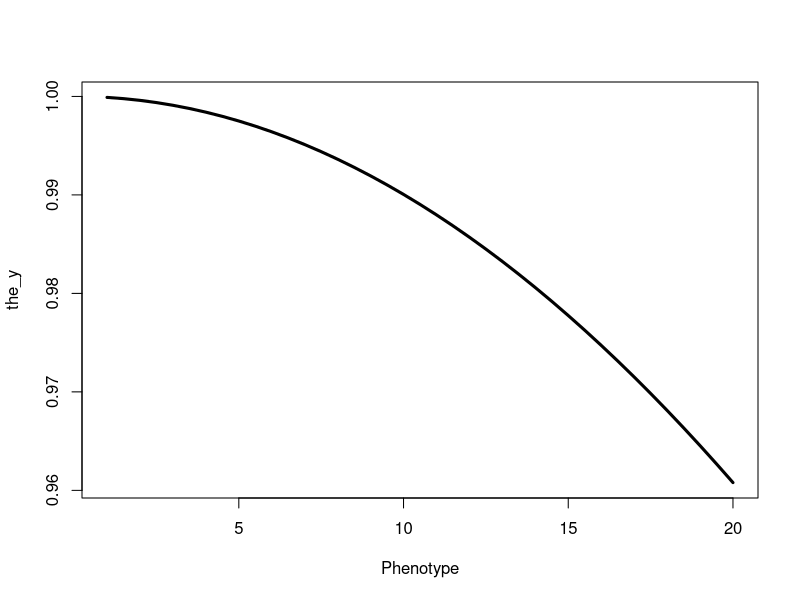
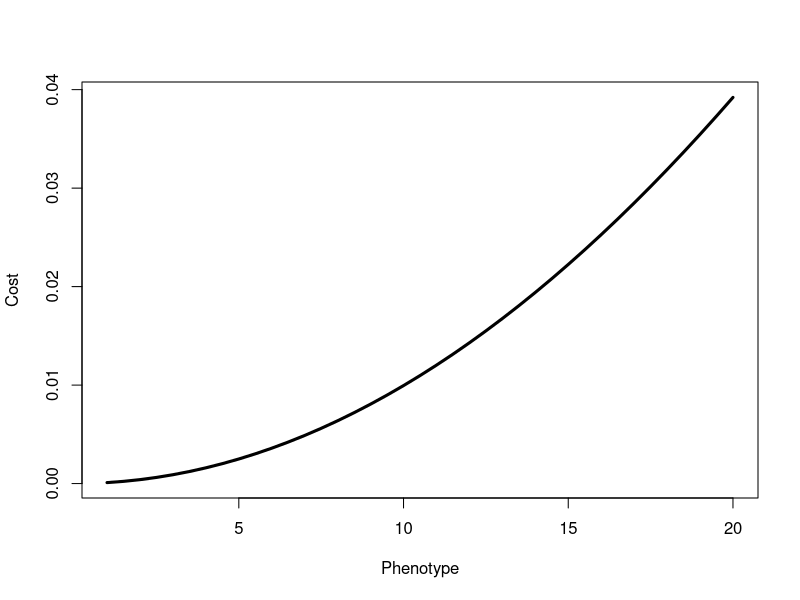

Here is the R script that generated these plots, in order: (Note: this script raises an error after producing the figures.)
## ---- chunk 1
knitr::opts_chunk$set(echo = TRUE)
## ---- chunk 2
setCOST=100
Phenotype= seq(1, 20, 0.5)
the_y = exp(-(Phenotype/setCOST)^2)

plot(Phenotype, the_y, type="l", lwd=3)


Phenotype= seq(1, 20, 0.5)
Cost = 1-exp(-(Phenotype/setCOST)^2)

plot(Phenotype, Cost, type="l", lwd=3)
#how to change this to the probably of survival

## ---- chunk 3

min_gen=100
max_gen=20000
rep=0
unique(GA1_long_file$snake_mu_rate)
ggplot(GA1_long_file[ which(GA1_long_file$generation>=min_gen & GA1_long_file$generation<=max_gen & GA1_long_file$rep==rep & GA1_long_file$snake_mu_rate=="1.0e-10" & GA1_long_file$newt_mu_rate=="1.0e-10"),]) +
    #facet_wrap(~sim)+
    geom_line(aes(generation, dif, col="dif"), size=1 )+
    ggtitle("test", subtitle = paste0(" From ", min_gen, " gen to ", max_gen, " gen")) +
    geom_line(aes(generation, Snake_mean_Pheno, color="Snake_mean_Pheno"), size=1 )+
    geom_line(aes(generation, Newt_mean_Pheno, color="Newt_mean_Pheno"), size=1 )+
    geom_hline(yintercept=0, linetype="dashed", color="gray54", size=1 )+
    ylim(-5,8)+
    #xlab(x_label) + ylab(y_label)+
    scale_color_manual(name = "Type",
values = c( "Snake_mean_Pheno" = "steelblue", "Newt_mean_Pheno" = "darkred", "dif" = "black"),
labels = c("Snake", "Newt", "Dif"))+
    theme_bw() + theme(axis.text.x = element_text(angle = 45, hjust=1, size = 8), legend.position="none",
                      strip.background = element_blank(), strip.text.x = element_blank(),
                      title =element_text(size=8, face='bold'), axis.title.x = element_blank(),
                      axis.title.y = element_blank())
# ggsave(
#   "~/Desktop/newt_snake_coevo_example.pdf",
#   plot = last_plot(),
#   scale = 1,
#   width = 7,
#   height = 5,
#   #units = c("in"),
#   dpi = 300,
#   limitsize = TRUE,
#   bg = NULL,
# )

title="Snake-Newt Winning Hist"
subt="Gen 16sims"
y_label="Count"
x_label="Snake-Newt Phenotype/100 (green) & Snake-Newt Popsize (purple)"
min_gen=5000
max_gen=15000

GA1_long_file$snake_GA<-paste0(GA1_long_file$snake_mu_rate, "_", GA1_long_file$snake_mu_effect_sd)
  GA1_long_file$newt_GA<-paste0(GA1_long_file$newt_mu_rate, "_", GA1_long_file$newt_mu_effect_sd)
  
  GA1_fig_file<-GA1_long_file[ which(GA1_long_file$generation>=min_gen & GA1_long_file$generation<=max_gen),]
  
  thepopmin <- min(GA1_fig_file$Snake_pop_size-GA1_fig_file$Newt_pop_size)/100 
  thepopmax <- max(GA1_fig_file$Snake_pop_size-GA1_fig_file$Newt_pop_size)/100
  thedifmin <- min(GA1_fig_file$dif) 
  thedifmax <- max(GA1_fig_file$dif)
  true_max <- max(abs(thepopmin), abs(thepopmax),abs(thedifmin), abs(thedifmax))

  data_points <- nrow(GA1_fig_file[which(GA1_fig_file$generation>=min_gen & GA1_fig_file$generation<=max_gen  &  GA1_fig_file$snake_GA==GA1_fig_file$snake_GA[1] &  GA1_fig_file$newt_GA==GA1_fig_file$newt_GA[1]),])
  print(data_points)
  GA1_fig_file$dif_pop<- GA1_fig_file$Snake_pop_size - GA1_fig_file$Newt_pop_size
  
ggplot(GA1_fig_file) +
  
  ggtitle(title, subtitle = paste0(subt, " From ", min_gen, " gen to ", max_gen, " gen")) +
  xlab(x_label) + ylab(y_label)+
  geom_histogram(aes(x=dif, y=..count../data_points), fill="#8B008B",  alpha = 0.65, bins = 20)+
  geom_histogram(aes(x=(dif_pop)/100, y=..count../data_points), fill="#008B00",  alpha = 0.65, bins = 20)+
  scale_y_continuous(labels = scales::percent)+
#limits=c(0, .6)
  # y=as.numeric(Snake_pop_size-Newt_pop_size), color = snake_GA, shape = factor(newt_GA)
  #paste0(snake_mu_rate, "_", snake_mu_effect_sd), shape = paste0(newt_mu_rate, "_", newt_mu_effect_sd), group=T)
  theme(plot.title = element_text(size=5)) +
  #scale_colour_gradient2(high = "steelblue", mid = "beige", low = "darkred")+
  #labs(colour = color_label) +
  facet_wrap(~sim)+
  geom_vline(xintercept = 0)+
  theme_bw() +  theme(axis.text.x = element_text(angle = 45, hjust=1, size = 8), 
                      #strip.background = element_blank(), 
                      strip.text.x = element_blank(), 
                      #panel.grid.major = element_blank(), 
                      #panel.grid.minor = element_blank(),
                      #panel.background = element_blank(), 
                      axis.line = element_line(colour = "black"))


ggsave(
  "~/Desktop/newt_snake_hist.pdf",
  plot = last_plot(),
  scale = 1,
  width = 14,
  height = 6,
  #units = c("in"),
  dpi = 300,
  limitsize = TRUE,
  bg = NULL,
)

title="Snake-Newt Winning Hist"
subt="Gen 16sims"
y_label="Count"
x_label="Snake-Newt Phenotype/100 (green) & Snake-Newt Popsize (purple)"
min_gen=85000
max_gen=100000

GA1_long_file$snake_GA<-paste0(GA1_long_file$snake_mu_rate, "_", GA1_long_file$snake_mu_effect_sd)
  GA1_long_file$newt_GA<-paste0(GA1_long_file$newt_mu_rate, "_", GA1_long_file$newt_mu_effect_sd)
  
  GA1_fig_file<-GA1_long_file[ which(GA1_long_file$generation>=min_gen & GA1_long_file$generation<=max_gen),]
  
  thepopmin <- min(GA1_fig_file$Snake_pop_size-GA1_fig_file$Newt_pop_size)/100 
  thepopmax <- max(GA1_fig_file$Snake_pop_size-GA1_fig_file$Newt_pop_size)/100
  thedifmin <- min(GA1_fig_file$dif) 
  thedifmax <- max(GA1_fig_file$dif)
  true_max <- max(abs(thepopmin), abs(thepopmax),abs(thedifmin), abs(thedifmax))

  data_points <- nrow(GA1_fig_file[which(GA1_fig_file$generation>=min_gen & GA1_fig_file$generation<=max_gen  &  GA1_fig_file$snake_GA==GA1_fig_file$snake_GA[1] &  GA1_fig_file$newt_GA==GA1_fig_file$newt_GA[1]),])
  print(data_points)
ggplot(GA1_fig_file) +
  
  ggtitle(title, subtitle = paste0(subt, " From ", min_gen, " gen to ", max_gen, " gen")) +
  xlab(x_label) + ylab(y_label)+
  geom_histogram(aes(x=dif, y=..count../data_points), fill="#8B008B",  alpha = 0.65, bins = 20)+
  geom_histogram(aes(x=(Snake_pop_size-Newt_pop_size)/100, y=..count../data_points), fill="#008B00",  alpha = 0.65, bins = 20)+
  scale_y_continuous(labels = scales::percent)+
  #xlim((-1*true_max)-1, true_max+1)+
  # y=as.numeric(Snake_pop_size-Newt_pop_size), color = snake_GA, shape = factor(newt_GA)
  #paste0(snake_mu_rate, "_", snake_mu_effect_sd), shape = paste0(newt_mu_rate, "_", newt_mu_effect_sd), group=T)
  theme(plot.title = element_text(size=5)) +
  #scale_colour_gradient2(high = "steelblue", mid = "beige", low = "darkred")+
  #labs(colour = color_label) +
  facet_wrap(~sim)+
  geom_vline(xintercept = 0)+
  theme_bw() +  theme(axis.text.x = element_text(angle = 45, hjust=1, size = 8), 
                      #strip.background = element_blank(), 
                      strip.text.x = element_blank(), 
                      #panel.grid.major = element_blank(), 
                      #panel.grid.minor = element_blank(),
                      #panel.background = element_blank(), 
                      axis.line = element_line(colour = "black"))

ggsave(
  "~/Desktop/newt_snake_hist_late.pdf",
  plot = last_plot(),
  scale = 1,
  width = 7,
  height = 5,
  #units = c("in"),
  dpi = 300,
  limitsize = TRUE,
  bg = NULL,
)

fakedata<-as.data.frame(rnorm(1000,0, 2))

ggplot(fakedata) +
  ggtitle("Phenotype Dif")+
geom_histogram(aes(x=`rnorm(1000, 0, 2)`), fill="#8B008B",  alpha = 0.65, bins = 20)+
theme_bw() +  theme(axis.text.x = element_text(angle = 45, hjust=1, size = 8), 
                      #strip.background = element_blank(), 
                      strip.text.x = element_blank(), 
                      #panel.grid.major = element_blank(), 
                      #panel.grid.minor = element_blank(),
                      #panel.background = element_blank(), 
                      axis.line = element_line(colour = "black"))

# ggsave(
#   "~/Desktop/hist_pheno_dif.pdf",
#   plot = last_plot(),
#   scale = 1,
#   width = 7,
#   height = 5,
#   #units = c("in"),
#   dpi = 300,
#   limitsize = TRUE,
#   bg = NULL,
# )

fakedata$popsize<-rnorm(1000,0, 4)

ggplot(fakedata) +
  ggtitle("Phenotype Dif")+
geom_histogram(aes(x=popsize), fill="#008B00",  alpha = 0.65, bins = 20)+
theme_bw() +  theme(axis.text.x = element_text(angle = 45, hjust=1, size = 8), 
                      #strip.background = element_blank(), 
                      strip.text.x = element_blank(), 
                      #panel.grid.major = element_blank(), 
                      #panel.grid.minor = element_blank(),
                      #panel.background = element_blank(), 
                      axis.line = element_line(colour = "black"))

# ggsave(
#   "~/Desktop/hist_popsize_dif.pdf",
#   plot = last_plot(),
#   scale = 1,
#   width = 7,
#   height = 5,
#   #units = c("in"),
#   dpi = 300,
#   limitsize = TRUE,
#   bg = NULL,
# )
## ---- chunk 4
min_gen=100
max_gen=6000
rep=0
pattern="1.0e-09_0.5_1.0e-10_0.05_0"
GA1_long_file$snake_GA
unique(GA1_long_file$snake_mu_rate)
ggplot(GA1_long_file[ which(GA1_long_file$generation>=min_gen & GA1_long_file$generation<=max_gen & GA1_long_file$rep==rep & GA1_long_file$snake_mu_rate=="1.0e-09" & GA1_long_file$newt_mu_rate=="1.0e-10"),]) +
    #facet_wrap(~sim)+
    ggtitle("test", subtitle = paste0(" From ", min_gen, " gen to ", max_gen, " gen")) +
    geom_line(aes(generation, Snake_mean_Pheno, color="Snake_mean_Pheno"), size=1 )+
    geom_line(aes(generation, Newt_mean_Pheno, color="Newt_mean_Pheno"), size=1 )+
    ylim(-5,8)+
    #xlab(x_label) + ylab(y_label)+
    scale_color_manual(name = "Type",
values = c( "Snake_mean_Pheno" = "steelblue", "Newt_mean_Pheno" = "darkred", "dif" = "black"),
labels = c("Snake", "Newt", "Dif"))+
    theme_bw() + theme(axis.text.x = element_text(angle = 45, hjust=1, size = 8), legend.position="none",
                      strip.background = element_blank(), strip.text.x = element_blank(),
                      title =element_text(size=8, face='bold'), axis.title.x = element_blank(),
                      axis.title.y = element_blank())

# ggsave(
#   "~/Desktop/catch_up_part1.pdf",
#   plot = last_plot(),
#   scale = 1,
#   width = 7,
#   height = 5,
#   #units = c("in"),
#   dpi = 300,
#   limitsize = TRUE,
#   bg = NULL,
# )

min_gen=4500
max_gen=85000
rep=0
pattern="1.0e-09_0.5_1.0e-10_0.05_0"
GA1_long_file$snake_GA
unique(GA1_long_file$snake_mu_rate)
ggplot(GA1_long_file[ which(GA1_long_file$generation>=min_gen & GA1_long_file$generation<=max_gen & GA1_long_file$rep==rep & GA1_long_file$snake_mu_rate=="1.0e-09" & GA1_long_file$newt_mu_rate=="1.0e-10"),]) +
    #facet_wrap(~sim)+
    ggtitle("test", subtitle = paste0(" From ", min_gen, " gen to ", max_gen, " gen")) +
    geom_line(aes(generation, Snake_mean_Pheno, color="Snake_mean_Pheno"), size=1 )+
    geom_line(aes(generation, Newt_mean_Pheno, color="Newt_mean_Pheno"), size=1 )+
    ylim(-5,8)+
    #xlab(x_label) + ylab(y_label)+
    scale_color_manual(name = "Type",
values = c( "Snake_mean_Pheno" = "steelblue", "Newt_mean_Pheno" = "darkred", "dif" = "black"),
labels = c("Snake", "Newt", "Dif"))+
    theme_bw() + theme(axis.text.x = element_text(angle = 45, hjust=1, size = 8), legend.position="none",
                      strip.background = element_blank(), strip.text.x = element_blank(),
                      title =element_text(size=8, face='bold'), axis.title.x = element_blank(),
                      axis.title.y = element_blank())

# ggsave(
#   "~/Desktop/catch_up_part2.pdf",
#   plot = last_plot(),
#   scale = 1,
#   width = 7,
#   height = 5,
#   #units = c("in"),
#   dpi = 300,
#   limitsize = TRUE,
#   bg = NULL,
# )

min_gen=80000
max_gen=99999
rep=0
pattern="1.0e-09_0.5_1.0e-10_0.05_0"
GA1_long_file$snake_GA
unique(GA1_long_file$snake_mu_rate)
ggplot(GA1_long_file[ which(GA1_long_file$generation>=min_gen & GA1_long_file$generation<=max_gen & GA1_long_file$rep==rep & GA1_long_file$snake_mu_rate=="1.0e-09" & GA1_long_file$newt_mu_rate=="1.0e-10"),]) +
    #facet_wrap(~sim)+
    ggtitle("test", subtitle = paste0(" From ", min_gen, " gen to ", max_gen, " gen")) +
    geom_line(aes(generation, Snake_mean_Pheno, color="Snake_mean_Pheno"), size=1 )+
    geom_line(aes(generation, Newt_mean_Pheno, color="Newt_mean_Pheno"), size=1 )+
    ylim(-5,8)+
    #xlab(x_label) + ylab(y_label)+
    scale_color_manual(name = "Type",
values = c( "Snake_mean_Pheno" = "steelblue", "Newt_mean_Pheno" = "darkred", "dif" = "black"),
labels = c("Snake", "Newt", "Dif"))+
    theme_bw() + theme(axis.text.x = element_text(angle = 45, hjust=1, size = 8), legend.position="none",
                      strip.background = element_blank(), strip.text.x = element_blank(),
                      title =element_text(size=8, face='bold'), axis.title.x = element_blank(),
                      axis.title.y = element_blank())

# ggsave(
#   "~/Desktop/catch_up_part3.pdf",
#   plot = last_plot(),
#   scale = 1,
#   width = 7,
#   height = 5,
#   #units = c("in"),
#   dpi = 300,
#   limitsize = TRUE,
#   bg = NULL,
# )
min_gen=100
max_gen=99999
rep=0
pattern="1.0e-09_0.5_1.0e-10_0.05_0"
GA1_long_file$snake_GA
unique(GA1_long_file$snake_mu_rate)
ggplot(GA1_long_file[ which(GA1_long_file$generation>=min_gen & GA1_long_file$generation<=max_gen & GA1_long_file$rep==rep & GA1_long_file$snake_mu_rate=="1.0e-09" & GA1_long_file$newt_mu_rate=="1.0e-10"),]) +
    #facet_wrap(~sim)+
    ggtitle("test", subtitle = paste0(" From ", min_gen, " gen to ", max_gen, " gen")) +
    geom_line(aes(generation, Snake_mean_Pheno, color="Snake_mean_Pheno"), size=1 )+
    geom_line(aes(generation, Newt_mean_Pheno, color="Newt_mean_Pheno"), size=1 )+
    #xlab(x_label) + ylab(y_label)+
    scale_color_manual(name = "Type",
values = c( "Snake_mean_Pheno" = "steelblue", "Newt_mean_Pheno" = "darkred", "dif" = "black"),
labels = c("Snake", "Newt", "Dif"))+
    theme_bw() + theme(axis.text.x = element_text(angle = 45, hjust=1, size = 8), legend.position="none",
                      strip.background = element_blank(), strip.text.x = element_blank(),
                      title =element_text(size=8, face='bold'), axis.title.x = element_blank(),
                      axis.title.y = element_blank())

# ggsave(
#   "~/Desktop/catch_up_all.pdf",
#   plot = last_plot(),
#   scale = 1,
#   width = 7,
#   height = 5,
#   #units = c("in"),
#   dpi = 300,
#   limitsize = TRUE,
#   bg = NULL,
# )
